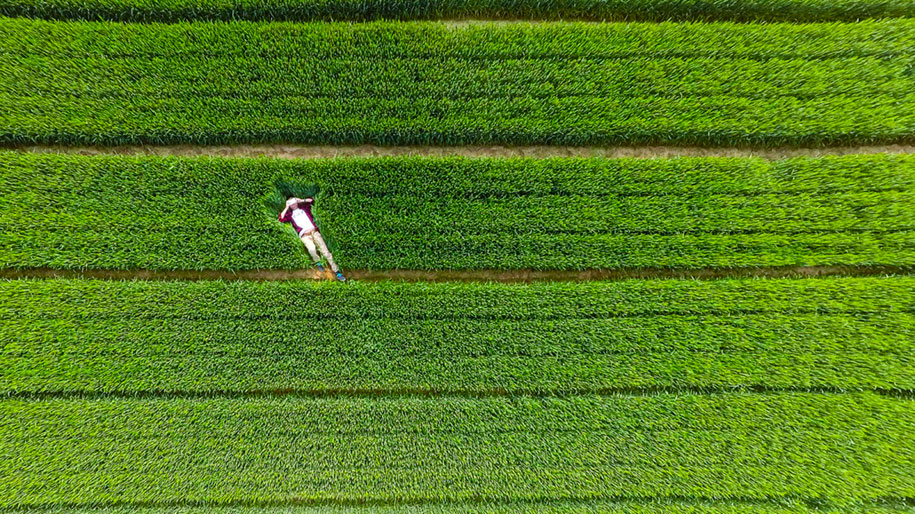
%> input picture GRASSLANDS MAN.jpg, 915 x 514 px
$ octave IMAGE_START.m   (GNU Octave 9; MATLAB toolbox functions it lacks are replaced by stand-ins)
%> lines starting %> are read from the running program, lines starting %| are printed output that depends on the picture; in (x1, y1, x2, y2) boxes, pixels count from 0 and x2, y2 are one past the last pixel; in counts of white or black regions, pixels touching at a corner belong together; the program's own positions count from 1
clear
close all
clc
%Open file
files = dir('GRASSLANDS MAN.jpg'); % List files in a directory
if( ~isempty(files) > 0 )
 [cdata,map] = imread(files(1).name);
%> cdata is the input picture: size 514x915x3 uint8; mean R, G, B 84.8, 124.7, 29.7
%> map = []
 if ~isempty( map )
 cdata = ind2rgb( cdata, map);
 end

 subplot(3,3,1),imshow(cdata); %Display Image
end
%Convert to RGB Images
inputImg = cdata;
doubleImg = im2double(inputImg);
Image_Red = im2double(inputImg(:,:,1)); %Red frame to Double
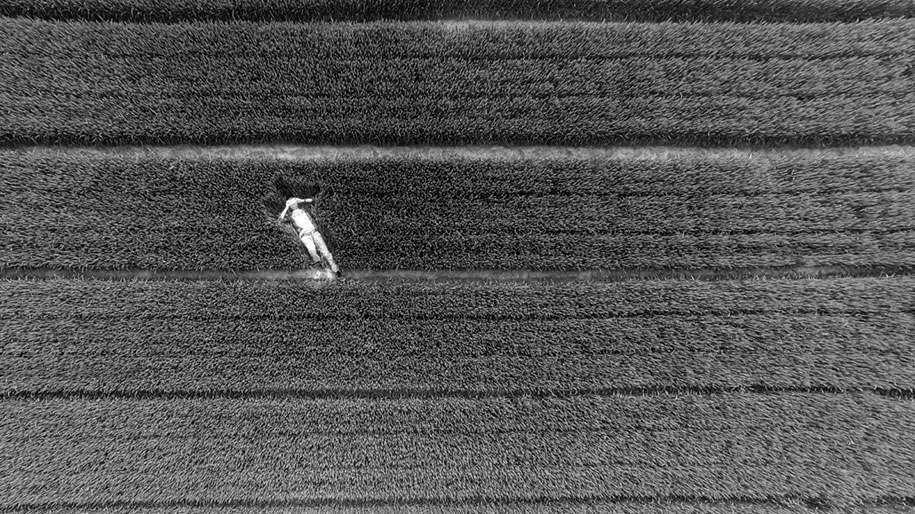
%> Image_Red: size 514x915 double; min 0, max 1, mean 0.332
Image_Green = im2double(inputImg(:,:,2)); %Green frame to Double
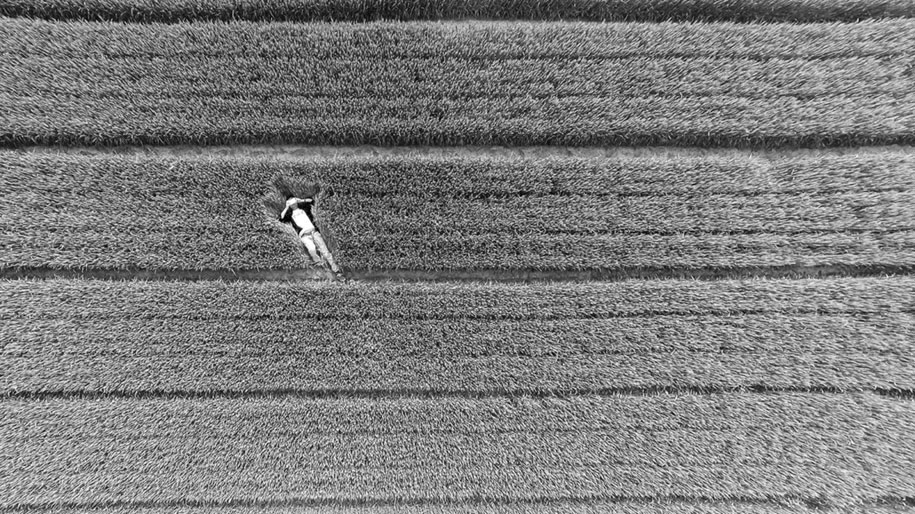
%> Image_Green: size 514x915 double; min 0, max 1, mean 0.489
Image_Blue = im2double(inputImg(:,:,3)); %Blue frame to Double
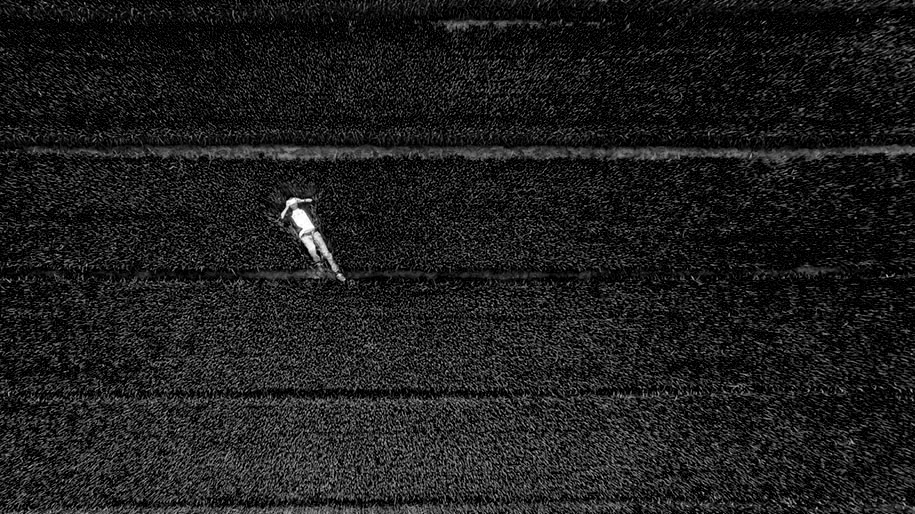
%> Image_Blue: size 514x915 double; min 0, max 1, mean 0.117
%Large Primairly Blue Targets
Blue_Check = imbinarize(Image_Blue, .65);
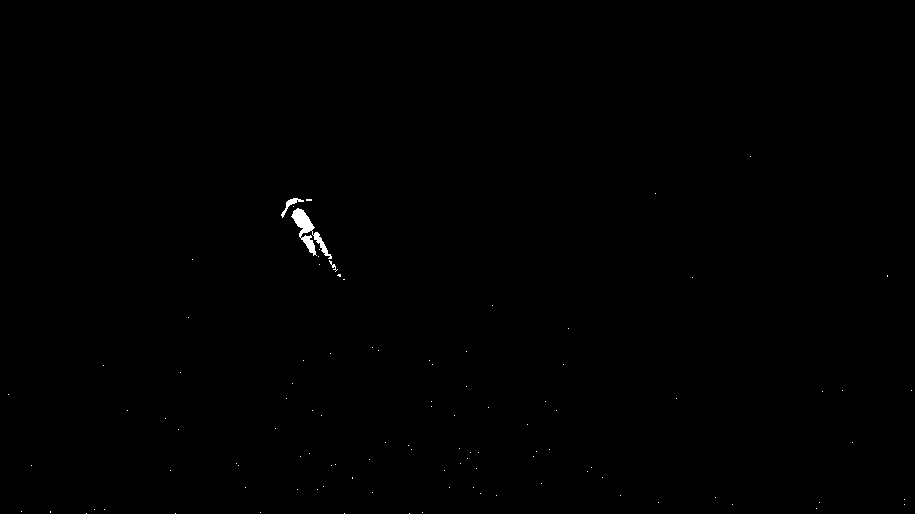
%> Blue_Check: size 514x915 logical; 0.19% white; 104 white regions (101 under 20 px), largest, box (x1, y1, x2, y2) and area: (291, 208, 332, 259) 641, (281, 198, 304, 218) 110, (329, 260, 338, 272) 28
for i=1:3
%> this loop made 3 passes; what is shown inside it comes from the first
 Blue_Check = bwareaopen(Blue_Check,2*10^i);
 [l NUM] = bwlabel(Blue_Check,4); %Get Number of Blobs
%> l: size 514x915 double; 12 distinct labels, from 0 to 11
%> NUM = 11
 clearvars l;
 if(NUM > 0) %Only apply Wiener2 filter if there are blobs
 Blue_Check = wiener2(Blue_Check,[3 3]);
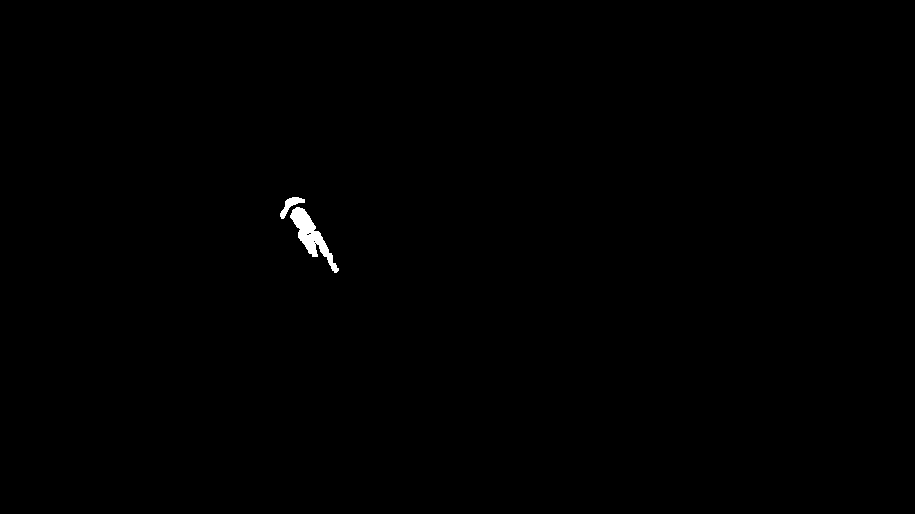
%> Blue_Check: size 514x915 logical; 0.26% white; 2 white regions, box (x1, y1, x2, y2) and area: (290, 207, 339, 273) 1019, (280, 197, 305, 219) 202

 end
 Blue_Check = medfilt2(Blue_Check,[4 4]);
%> Blue_Check: size 514x915 logical; 0.25% white; 2 white regions, box (x1, y1, x2, y2) and area: (290, 207, 338, 272) 993, (280, 197, 304, 218) 184

 subplot(3,3,1+i),,imshow(Blue_Check), title("transformation");
end
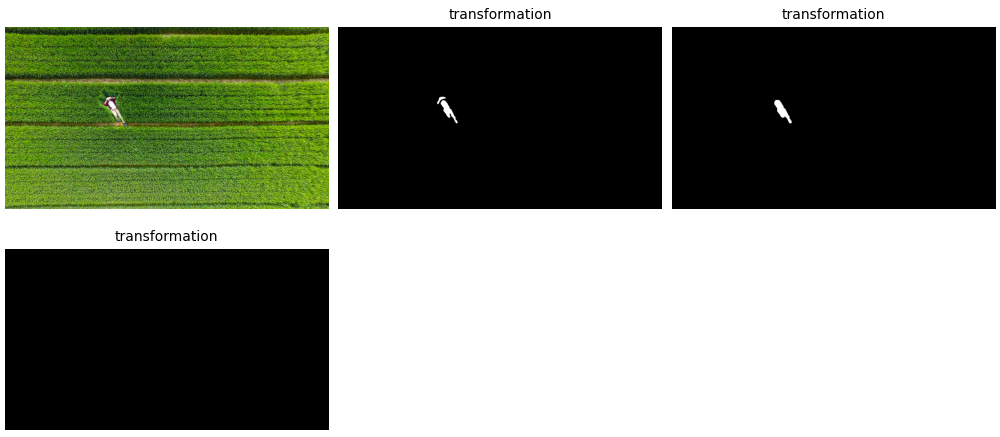
%> figure redrawn from the program's plot data, 4 panels
%Apply Filter to all image slices
Image_Red = Blue_Check.*Image_Red;
%> Image_Red: size 514x915 double; every value is 0
Image_Green = Blue_Check.*Image_Green;
Image_Blue = Blue_Check.*Image_Blue;

subplot(3,3,4),imshow(Image_Red);

subplot(3,3,5),imshow(Image_Green);

subplot(3,3,6),imshow(Image_Blue);
Target = cat(3,Image_Red,Image_Green,Image_Blue);
%> Target: size 514x915x3 double; every value is 0

subplot(3,3,7),imshow(Target);
%> after `imshow(Target)`:
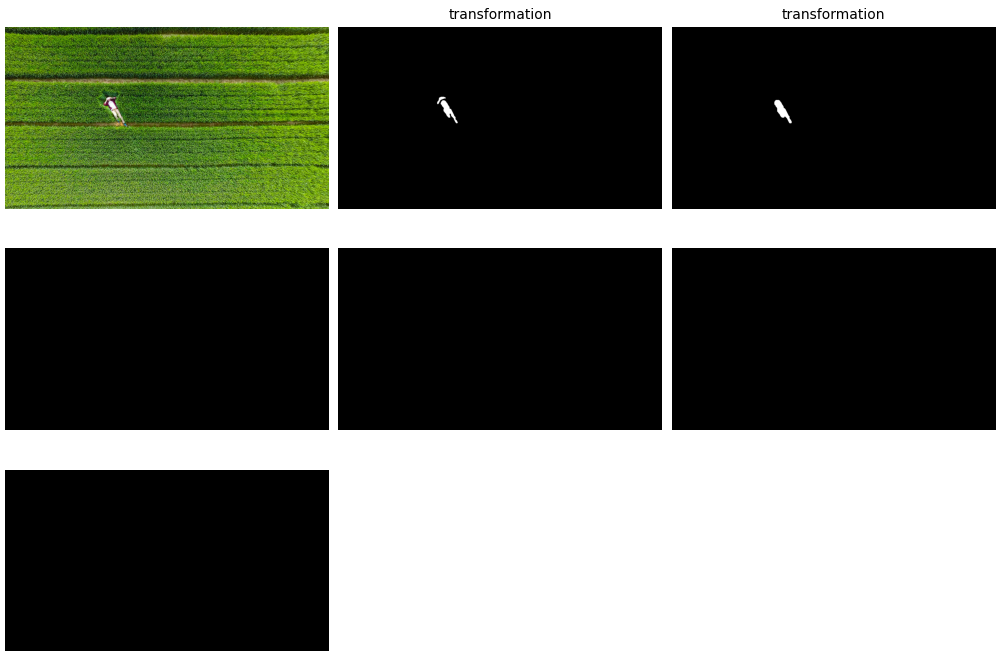
%> figure redrawn from the program's plot data, 7 panels

$ run again, with TEST.jpg copied over GRASSLANDS MAN.jpg
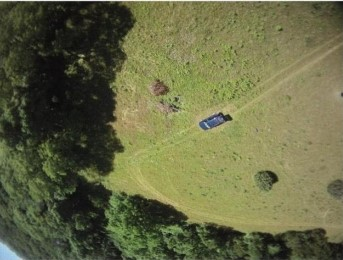
%> input picture TEST.jpg, 343 x 260 px
%> cdata is the input picture: size 260x343x3 uint8; mean R, G, B 102.9, 104.8, 68.9
%> map = []
%> `Blue_Check = imbinarize(Image_Blue, .65);`:
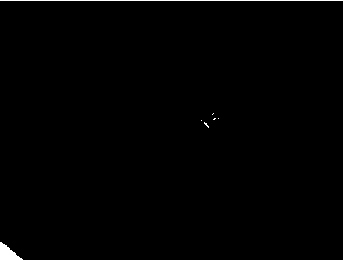
%> Blue_Check: size 260x343 logical; 0.66% white; 7 white regions (5 under 20 px), largest, box (x1, y1, x2, y2) and area: (0, 0, 343, 1) 343, (0, 242, 23, 260) 226
%> l: size 260x343 double; 3 distinct labels, from 0 to 2
%> NUM = 2
%> `for i=1:3 Blue_Check = bwareaopen(Blue_Check,2*10^i); [l NUM] = bwlabe..`:
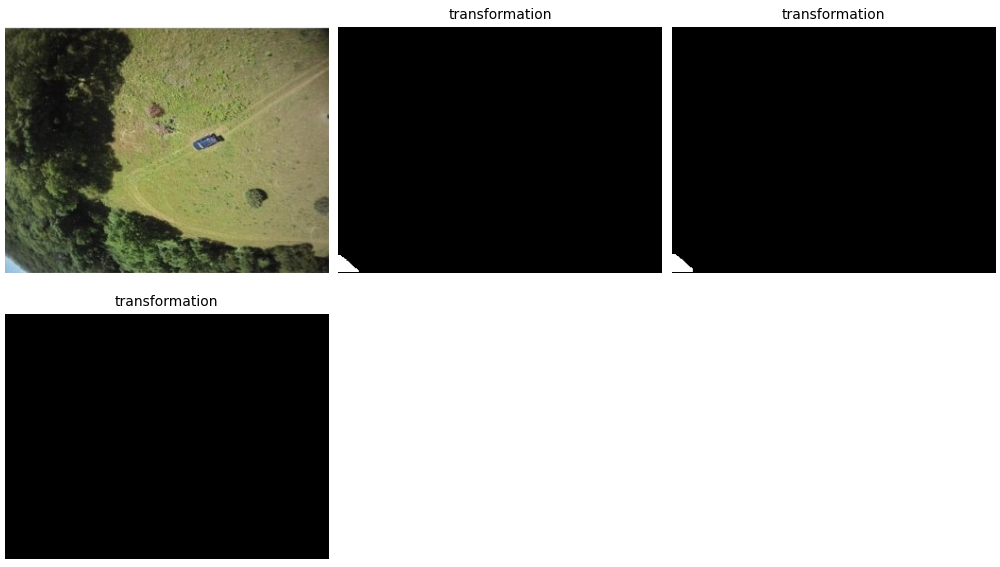
%> figure redrawn from the program's plot data, 4 panels
%> Target: size 260x343x3 double; every value is 0
